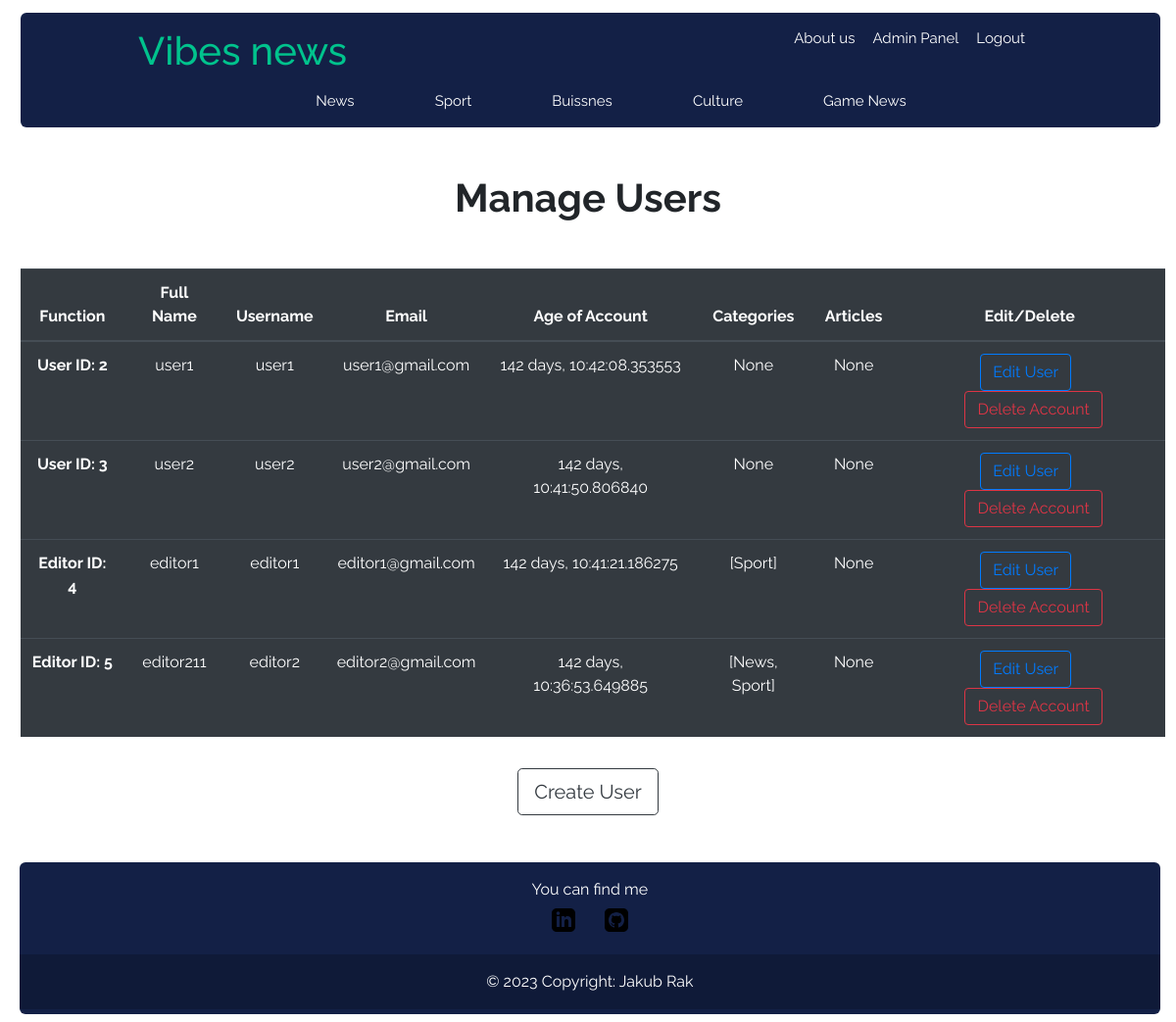
Page /admin_panel/manage_users (signed in) on the earlier database version.
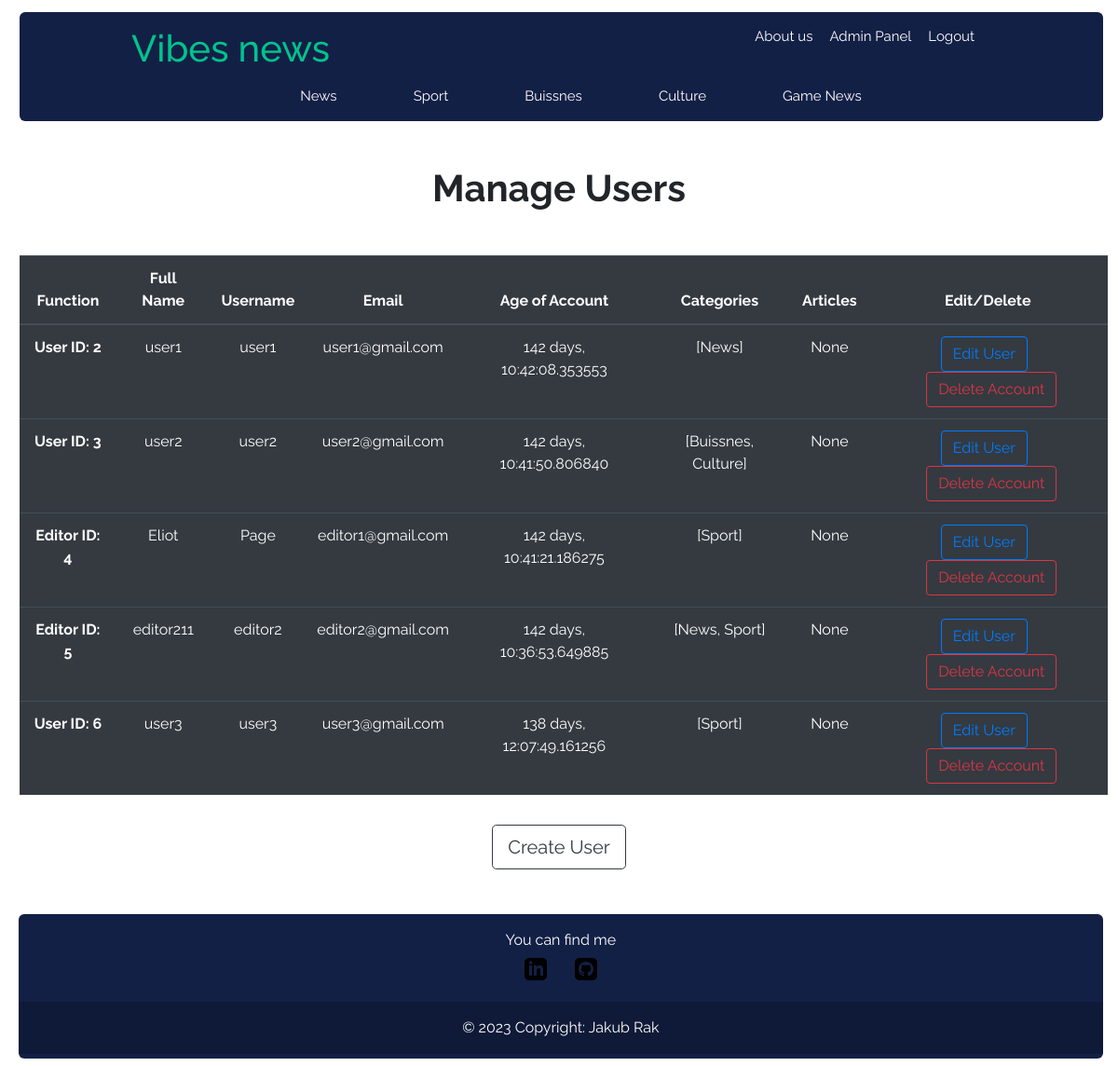
Same page on the later database version.
### vibes/models.py (models this page shows, shortened)
class User(db.Model, UserMixin):
    id = db.Column (db.Integer, primary_key = True)
    fullname = db.Column (db.String(100), nullable = False)
    username = db.Column (db.String(100), unique = True, nullable = False)
    email = db.Column (db.String(250), unique = True, nullable = False)
    password = db.Column (db.String(255), nullable = False)
    admin_rights = db.Column (db.Integer, nullable = False, default = 0)
    create_time = db.Column (db.DateTime, nullable = False, default = datetime.utcnow)
    articles = db.relationship('Article', backref = 'author', lazy = True)
    category = db.relationship('Category', secondary = Rights, backref = 'users', lazy = True)

class Category(db.Model):
    id = db.Column (db.Integer, primary_key = True)
    name = db.Column (db.String(50), nullable = False)
    articles = db.relationship('Article', backref = 'category', lazy = True)
    def __repr__(self) -> str:
        return f"{self.name}"

### vibes/admin/routes.py (the view)
@admin.route("/admin_panel/manage_users" , methods= ["GET"])
@login_required
def manage_users():
    if (current_user.is_authenticated and current_user.admin_rights == 2):
        users: list[User] = User.query.filter(User.admin_rights < 2).all()
        time: object = datetime.utcnow()
        return render_template('manage_users.html', title = 'Admin Panel', users = users, time = time )
    else:
        abort(403)

### vibes/models.py (called while the page is built)
@login_manager.user_loader
def load_user(user_id: int) -> object:
    return User.query.get(int(user_id))

### vibes/templates/manage_users.html
{% extends "layout.html" %}
{% block content %}
    <div class="font-style-root d-flex flex-column mt-5">
        <div class="font-weight-bold h1 d-flex justify-content-center mb-5">Manage Users</div>
        <table class="table table-hover table-dark" style="margin-left: 0.4vw;">
            <thead>
                <tr>
                    <th class="text-center" scope="col">Function</th>
                    <th class="text-center" scope="col">Full Name</th>
                    <th class="text-center" scope="col">Username</th>
                    <th class="text-center" scope="col">Email</th>
                    <th class="text-center" scope="col">Age of Account</th>
                    <th class="text-center" scope="col">Categories</th>
                    <th class="text-center" scope="col">Articles</th>
                    <th class="text-center" scope="col">Edit/Delete</th>
                </tr>
            </thead>
            <tbody>
                {% for user in users %}
                <tr>
                    {% if user.admin_rights == 1 %}
                        <th class="text-center" scope="row">Editor ID: {{user.id}}</th>
                    {% else %}
                        <th class="text-center" scope="row">User ID: {{user.id}}</th>
                    {% endif %}
                        <td  class="text-center">{{user.fullname}}</td>
                        <td  class="text-center">{{user.username}}</td>
                        <td  class="text-center">{{user.email}}</td>
                        <td  class="text-center">{{(time - user.create_time)}}</td>
                        {% if user.category == [] %}
                            <td  class="text-center">None</td>
                        {% else %}
                            <td  class="text-center">{{user.category}}</td>
                        {% endif %}
                        {% if user.articles == [] %}
                            <td  class="text-center">None</td>
                        {% else %}
                            <td  class="text-center">{{user.articles}}</td>
                        {% endif %}
                    {% if current_user.admin_rights == 2 %}
                        <td  class="text-center">
                            <a class="btn btn-outline-primary mr-2" href="{{url_for('admin.edit_user', user_id = user.id)}}">Edit User </a>
                            <a class="btn btn-outline-danger ml-2" href="{{url_for('admin.delete_user', user_id = user.id)}}">Delete Account</a>
                        </td>
                    {% else %}
                        <td  class="text-center">
                            <a class="btn btn-outline-primary" href="{{url_for('editor.edit_user_editor', user_id = user.id)}}">Edit User </a>
                        </td>
                    {% endif %}
                </tr>
                {% endfor %}
            </tbody>
        </table>
        <div class="d-flex justify-content-center mt-3">
            {% if current_user.admin_rights == 2 %}
                <a class="btn btn-outline-dark btn-lg" href="{{url_for('admin.create_user')}}">Create User</a>
            {% elif current_user.admin_rights == 1 %}
                <a class="font-weight-bold d-flex justify-content-center" href="{{url_for('users.contact_admin')}}">Contact with admin if you want to create new users</a>
            {% endif %}
        </div>
    </div>
{% endblock content %}

Differences in the rows shown:
changed User "user1": category (not shown) → "[News]"; no longer shows "None"
changed User "user2": category (not shown) → "[Buissnes, Culture]"; no longer shows "None"
changed User "editor1@gmail.com": fullname "editor1" → "Eliot"; username "editor1" → "Page"
added User: id "6", fullname "user3", username "user3", email "user3@gmail.com", (time-user.create_time) "138 days, 12:07:49.161256", category "[Sport]"
